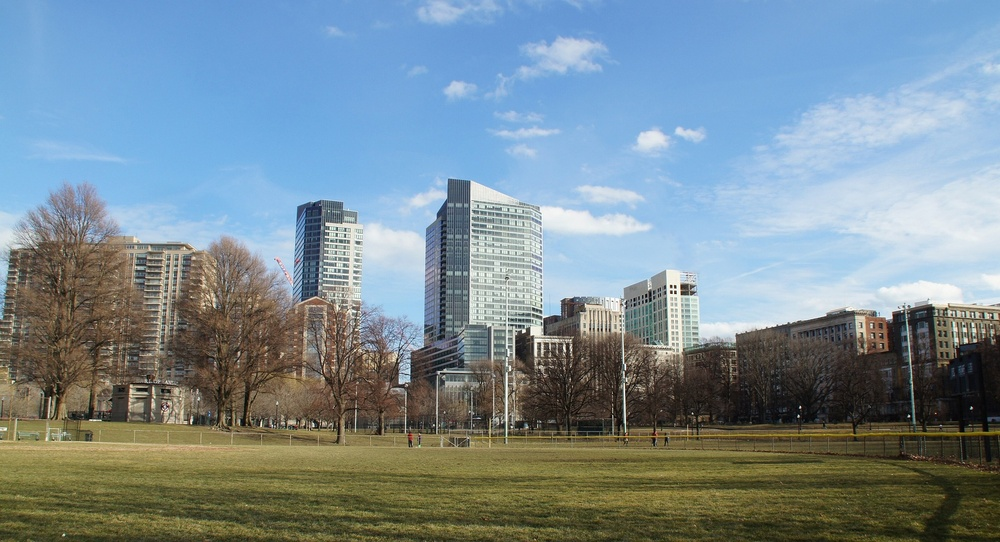
#> input picture OpenCV/Photos/boston.jpg, 1000 x 542 px, shrunk from 1920 x 1041 before the run, found by its file name
$ python eroding.py
#> lines starting #> are read from the running program, lines starting #| are printed output that depends on the picture
import cv2 as cv
img=cv.imread('Photos/boston.jpg')
#> img is the input picture: shape (542, 1000, 3); mean B, G, R 148.9, 140.1, 122.2
canny=cv.Canny(img,125,175)
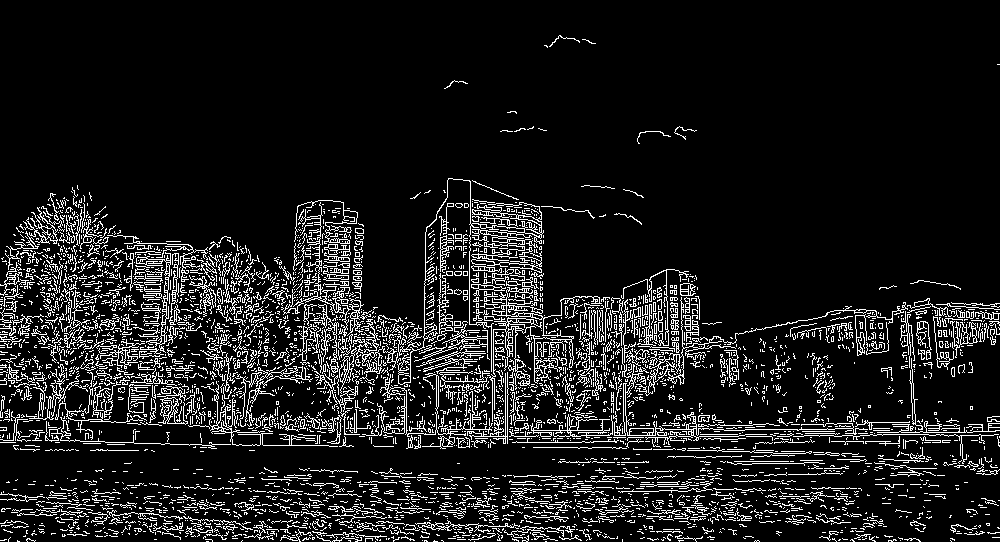
#> canny: shape (542, 1000); 10.9% white in thin lines or dots
dilated=cv.dilate(canny,(3,3),iterations=1)
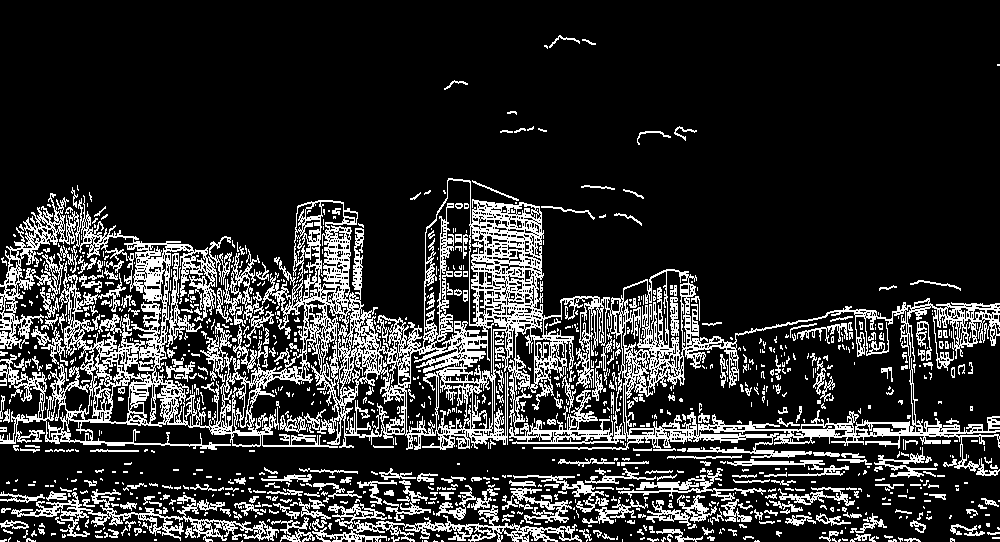
#> dilated: shape (542, 1000); 18% white in thin lines or dots
cv.imshow('Dilated',dilated)
eroded=cv.erode(dilated,(3,3),iterations=1)
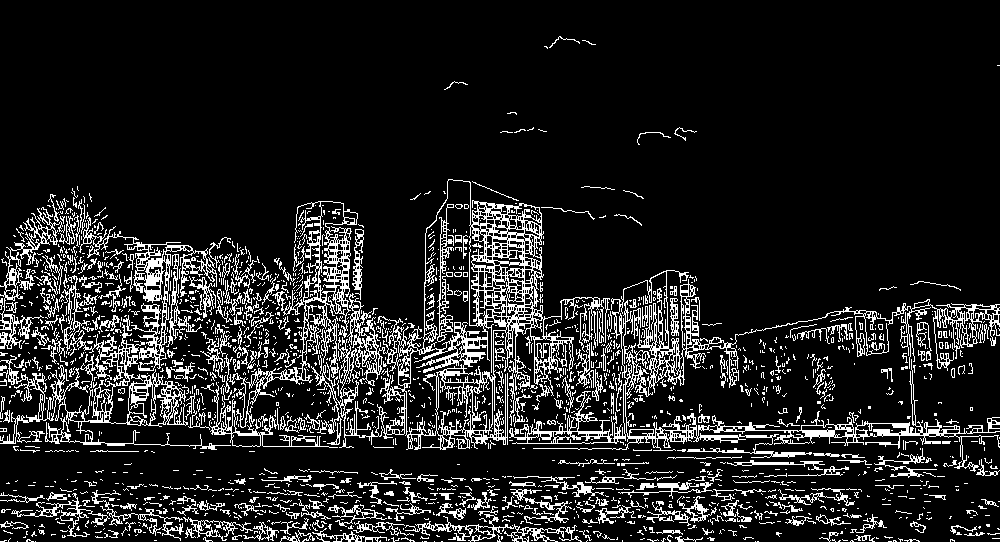
#> eroded: shape (542, 1000); 12.8% white in thin lines or dots
cv.imshow('Eroded',eroded)
cv.waitKey(0)

$ run again, with OpenCV/Photos/dog.jpg copied over OpenCV/Photos/boston.jpg
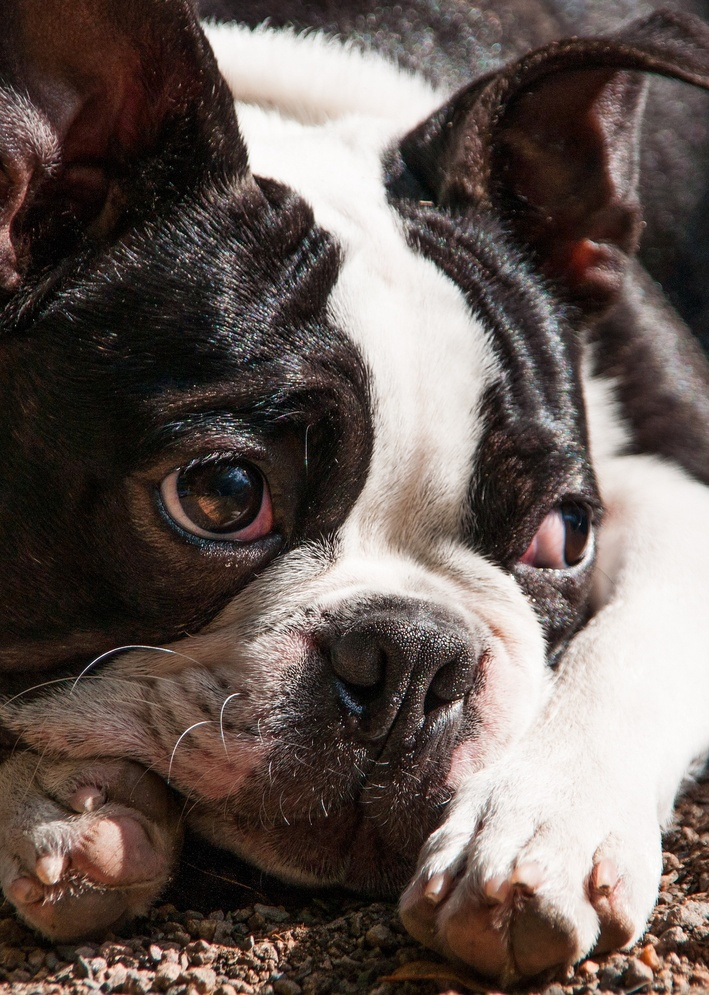
#> input picture OpenCV/Photos/dog.jpg, 709 x 995 px, shrunk from 1368 x 1920 before the run, found by its file name
#> img is the input picture: shape (995, 709, 3); mean B, G, R 85.1, 90.4, 102.6
#> `canny=cv.Canny(img,125,175)`:
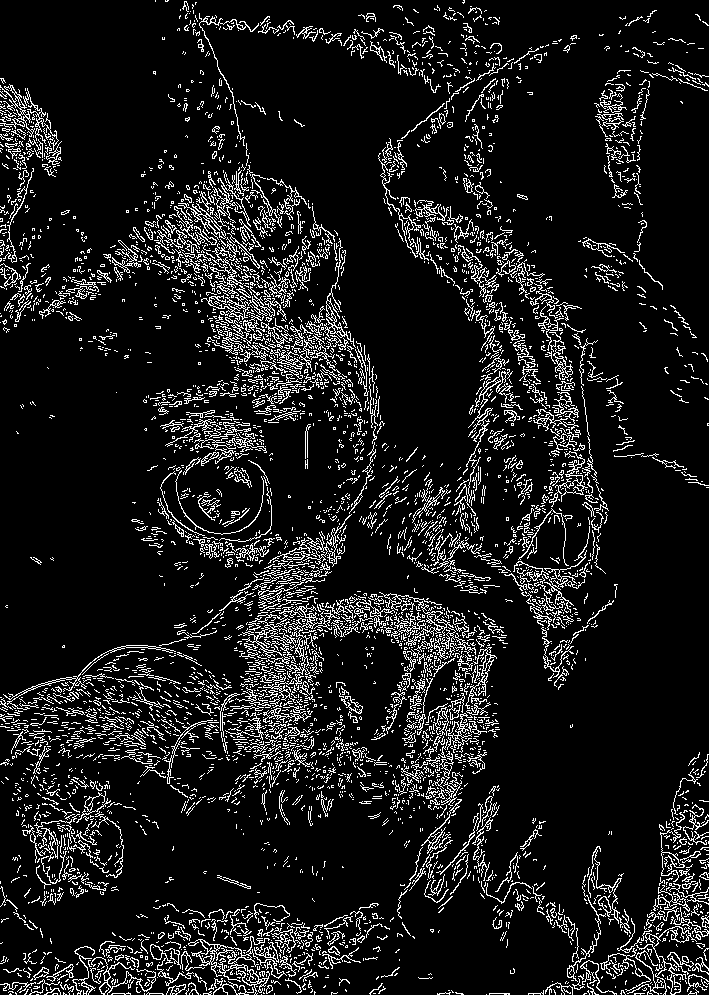
#> canny: shape (995, 709); 10.4% white in thin lines or dots
#> dilated: shape (995, 709); 16.9% white in thin lines or dots
#> `eroded=cv.erode(dilated,(3,3),iterations=1)`:
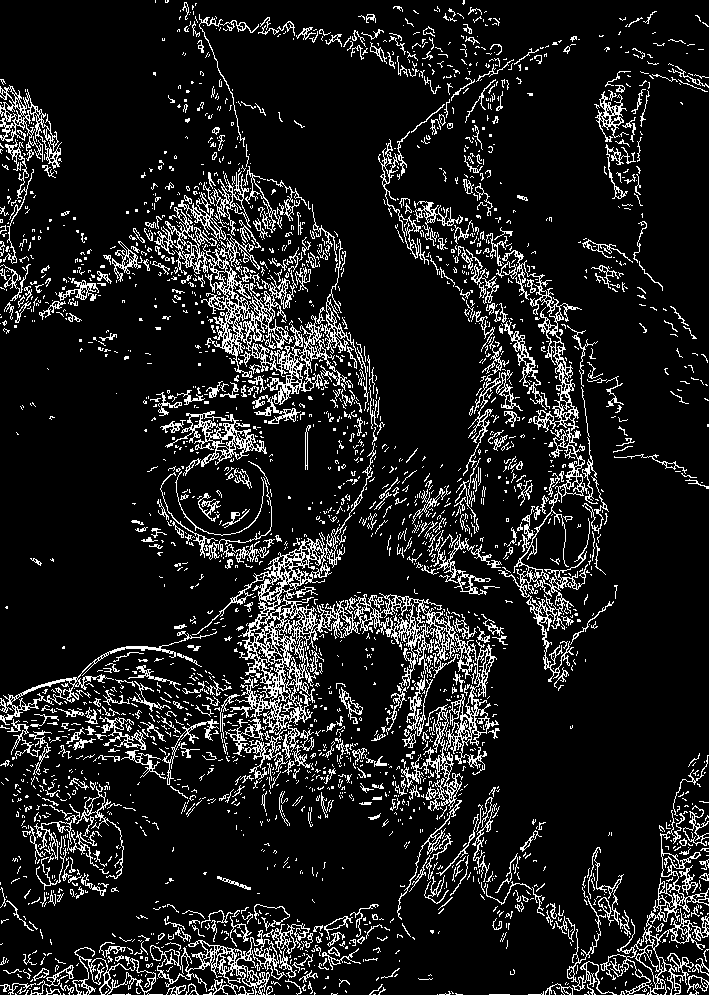
#> eroded: shape (995, 709); 11.9% white in thin lines or dots

$ run again, with OpenCV/Photos/lavender.jpg copied over OpenCV/Photos/boston.jpg
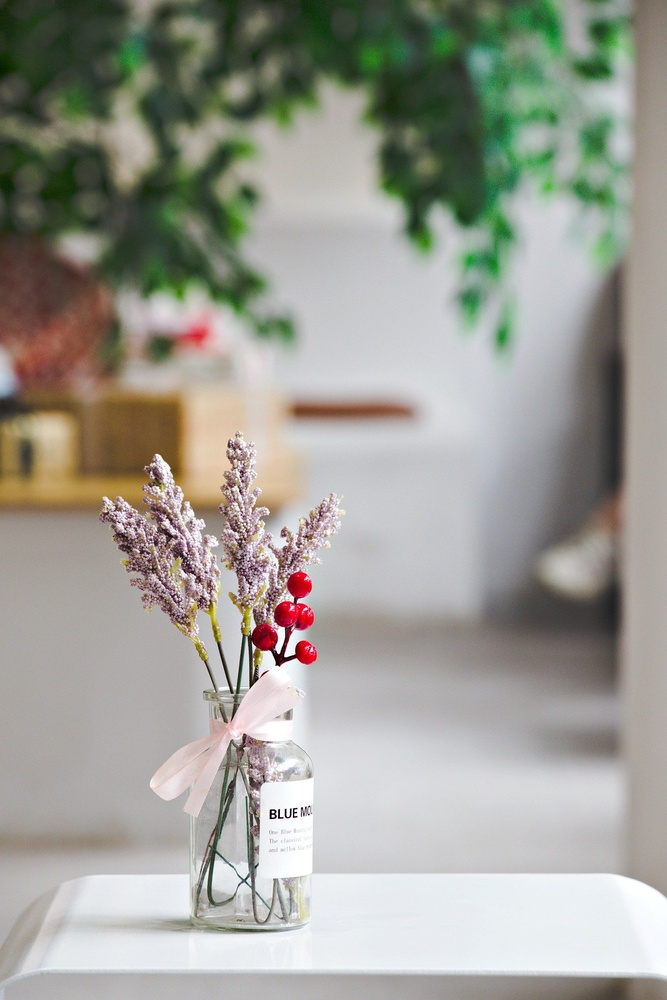
#> input picture OpenCV/Photos/lavender.jpg, 667 x 1000 px, shrunk from 1280 x 1920 before the run, found by its file name
#> img is the input picture: shape (1000, 667, 3); mean B, G, R 148.5, 157.3, 157.2
#> `canny=cv.Canny(img,125,175)`:
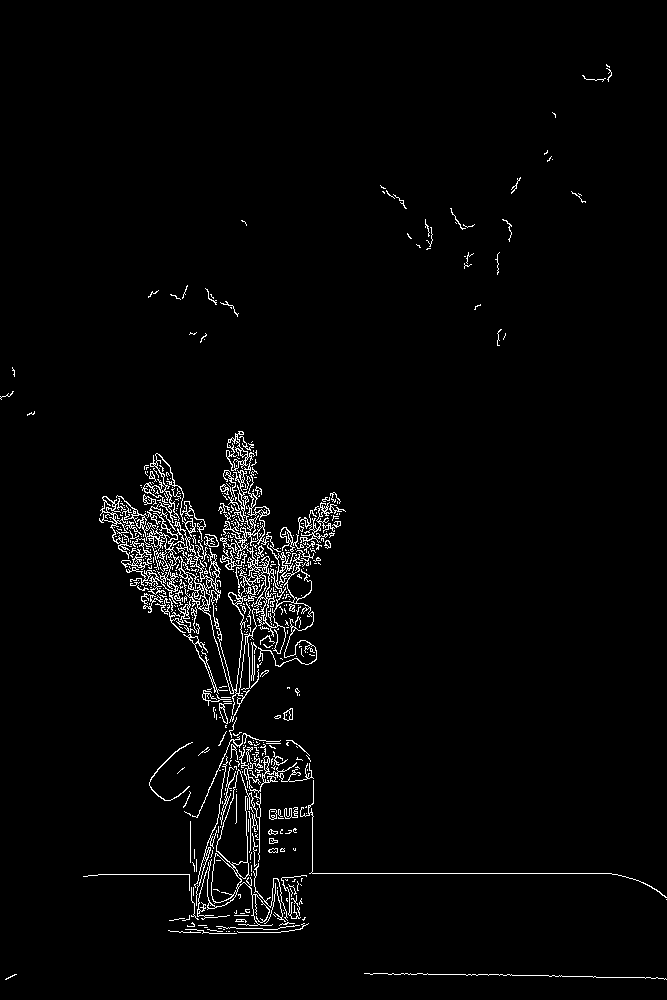
#> canny: shape (1000, 667); 2.5% white in thin lines or dots
#> dilated: shape (1000, 667); 3.8% white in thin lines or dots
#> `eroded=cv.erode(dilated,(3,3),iterations=1)`:
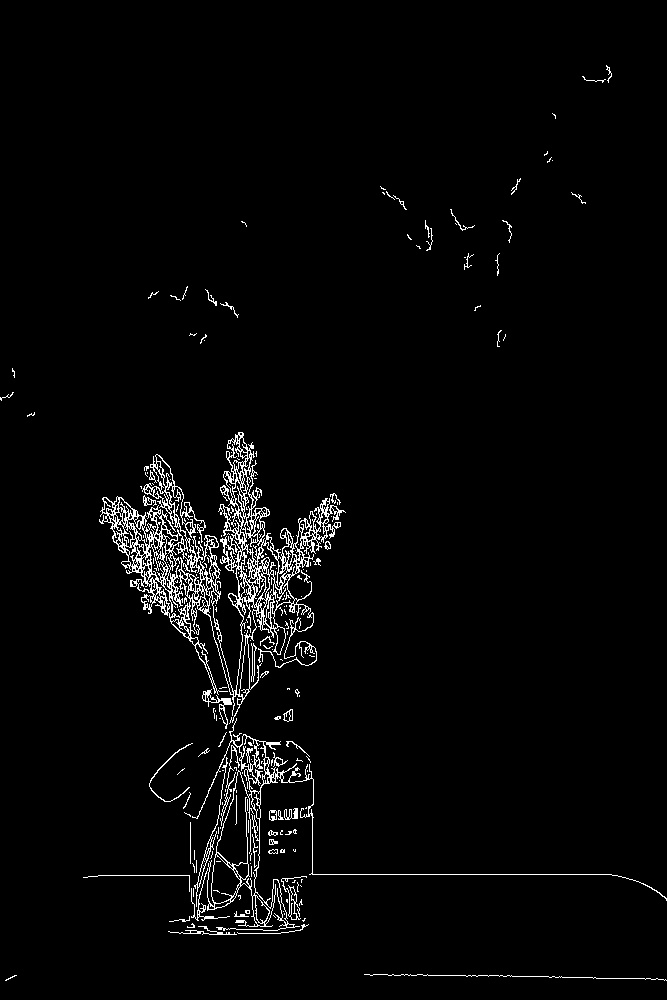
#> eroded: shape (1000, 667); 2.8% white in thin lines or dots
